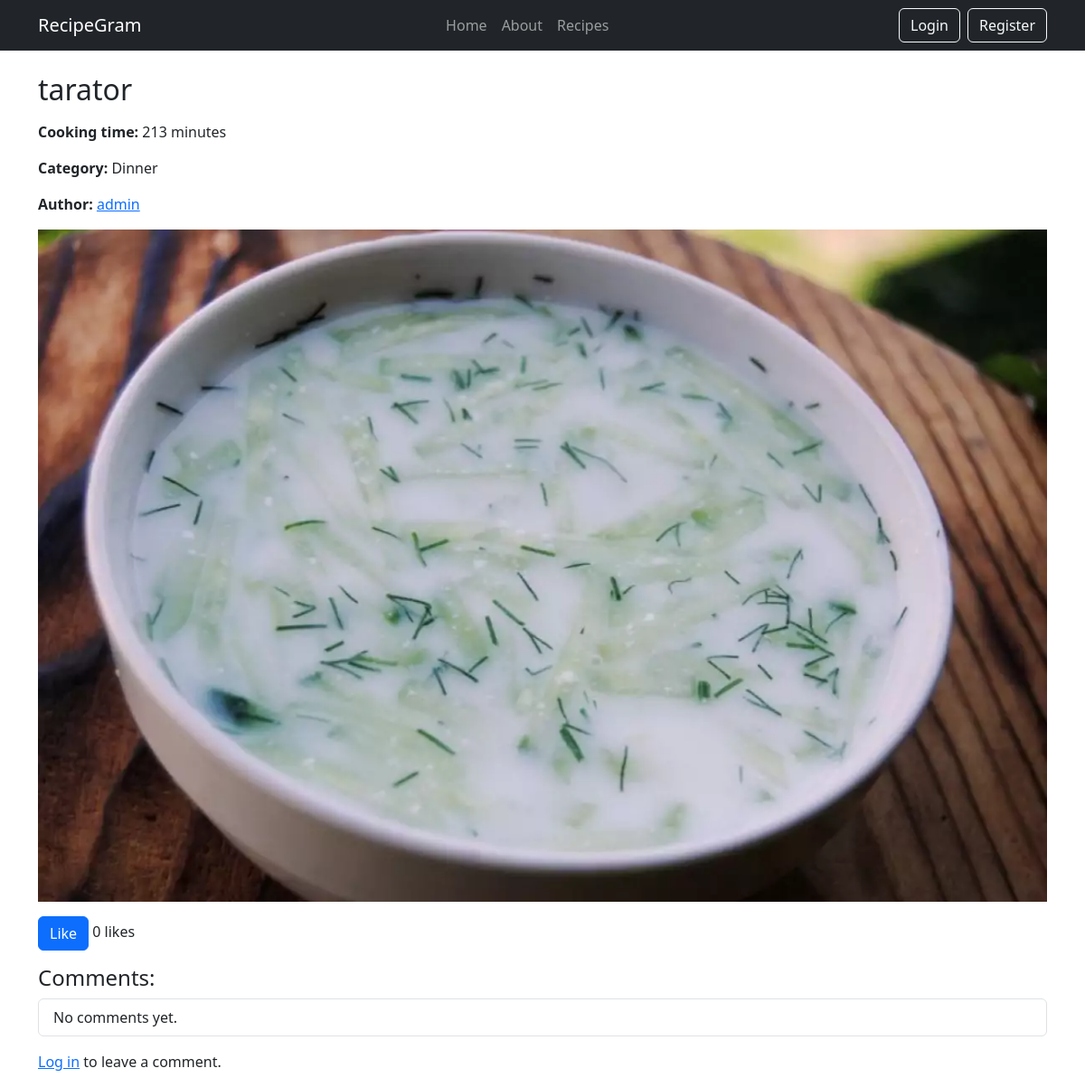
/recipes/6/, run on the app's committed database.
### recipes/models.py (models this page shows, shortened)
class Recipe(models.Model):
    title = models.CharField(max_length=100)
    description = models.TextField(blank=True, null=True)
    image = models.ImageField(upload_to='recipes/')
    cooking_time = models.PositiveIntegerField(help_text="Time in minutes")
    created_at = models.DateTimeField(auto_now_add=True)
    category = models.ForeignKey(Category, on_delete=models.SET_NULL, null=True)
    owner = models.ForeignKey(User, on_delete=models.CASCADE, related_name='recipes')

class Category(models.Model):
    name = models.CharField(max_length=50, unique=True)
    def __str__(self):
        return self.name

### recipes/views.py (the view)
# urls.py: path('<int:pk>/', RecipeDetailView.as_view(), name='recipe-detail'),
class RecipeDetailView(generic.DetailView):
    model = Recipe
    template_name = 'recipes/recipe_detail.html'
    context_object_name = 'recipe'
    def get_context_data(self, **kwargs):
        context = super().get_context_data(**kwargs)
        recipe = self.get_object()
        context['form'] = CommentForm()
        context['has_liked'] = False
        if self.request.user.is_authenticated:
            context['has_liked'] = recipe.likes.filter(user=self.request.user).exists()
        return context

### templates/recipes/recipe_detail.html (shortened to what this page needs)
{% extends 'base.html' %}
{% block content %}
<h2>{{ recipe.title }}</h2>
<p><strong>Cooking time:</strong> {{ recipe.cooking_time }} minutes</p>
<p><strong>Category:</strong> {{ recipe.category }}</p>
<p>
    <strong>Author:</strong>
    <a href="{% url 'public-profile' recipe.owner.username %}">
        {{ recipe.owner.username }}
    </a>
</p>
{% if recipe.image %}
    <img src="{{ recipe.image.url }}" class="img-fluid mb-3" alt="Recipe Image">
{% endif %}
<form action="{% url 'toggle-like' recipe.pk %}" method="post" class="mb-3">
    {% if has_liked %}
        <button type="submit" class="btn btn-danger">Unlike</button>
    {% else %}
        <button type="submit" class="btn btn-primary">Like</button>
    {% endif %}
    <span>{{ recipe.likes.count }} likes</span>
</form>
<h4>Comments:</h4>
<ul class="list-group mb-3">
    {% for comment in recipe.comments.all %}
        <li class="list-group-item">
            <strong>{{ comment.author.username }}</strong>: {{ comment.content }}
            <br>
            <small class="text-muted">{{ comment.created_at }}</small>
        </li>
    {% empty %}
        <li class="list-group-item">No comments yet.</li>
    {% endfor %}
</ul>
{% if user.is_authenticated %}
    <form method="post" action="{% url 'add-comment' recipe.pk %}">
        {% csrf_token %}
        {{ form.as_p }}
        <button class="btn btn-success">Add Comment</button>
    </form>
{% else %}
    <p><a href="{% url 'login' %}">Log in</a> to leave a comment.</p>
{% endif %}
{% endblock %}

### data on the page
Recipe: title "tarator", cooking_time "213", category "Dinner", owner.username "admin", image (picture), likes.count "0"
